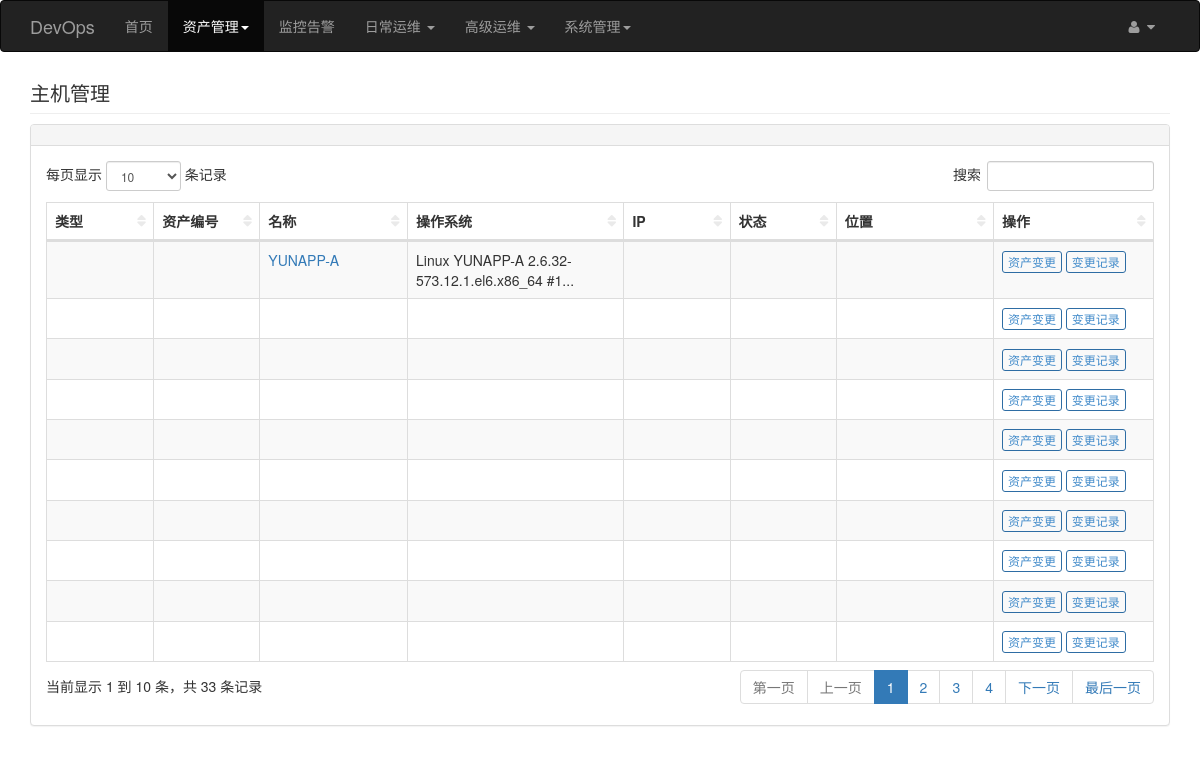
/inventory/index (signed in), run on an earlier commit of the app's database.
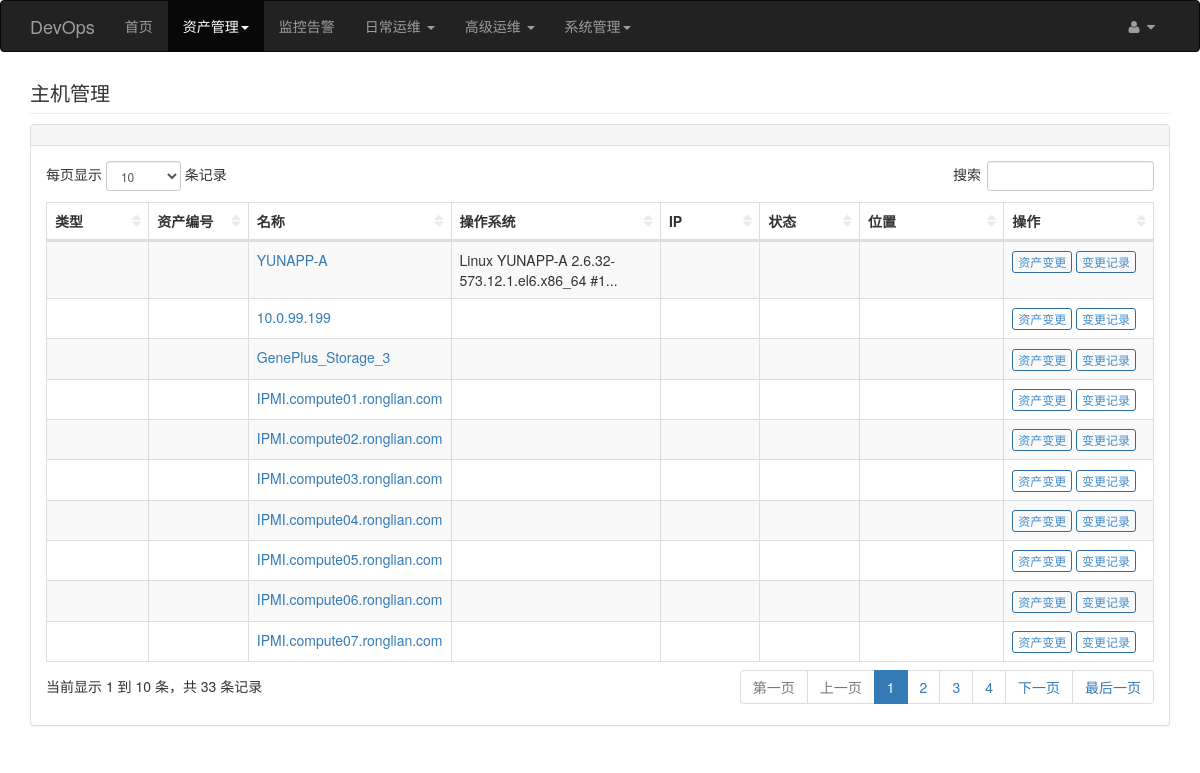
And on a later commit of the database.
### app/models.py (models this page shows, shortened)
class Base(db.Model):
    __abstract__ = True
    id = db.Column(db.Integer, primary_key=True)
    created_at = db.Column(db.DateTime, default=datetime.now)
    updated_at = db.Column(db.DateTime, default=datetime.now, onupdate=datetime.now)
    def __getitem__(self, item):
        return self.__dict__[item]

class Inventory(Base):
    __tablename__ = 'inventorys'
    hostid = db.Column(db.Integer, default=0)
    type = db.Column(db.String(50))
    brand = db.Column(db.String(100))
    asset_tag = db.Column(db.String(50))
    name = db.Column(db.String(50))
    used = db.Column(db.TEXT())
    os = db.Column(db.String(100))
    os_short = db.Column(db.String(50))
    os_digits = db.Column(db.String(50))
    os_full = db.Column(db.TEXT())
    mac_address = db.Column(db.String(50))
    serial_no = db.Column(db.String(50))
    host_networks = db.Column(db.TEXT())
    host_netmask = db.Column(db.String(50))
    host_router = db.Column(db.String(50))
    oob_ip = db.Column(db.String(50))
    oob_netmask = db.Column(db.String(50))
    oob_router = db.Column(db.String(50))
    date_hw_purchase = db.Column(db.String(50))
    date_hw_install = db.Column(db.String(50))
    date_hw_expiry = db.Column(db.String(50))
    date_hw_decomm = db.Column(db.String(50))
    cabinet = db.Column(db.String(100))
    rack = db.Column(db.String(100))
    location = db.Column(db.TEXT())
    department = db.Column(db.String(100))
    contact = db.Column(db.String(50))
    contact_tel = db.Column(db.String(50))
    contact_phone = db.Column(db.String(50))
    contact_email = db.Column(db.String(50))
    notes = db.Column(db.TEXT())
    hosts = db.relationship('Host', backref='inventory', lazy='dynamic')
    inventory_updates = db.relationship('InventoryUpdate', backref='inventory', lazy='dynamic')
    def ips(self):
        return ','.join([h.ip for h in self.hosts])
    def status_name(self):
        return ''
    def status_color(self):
        return ''

### app/inventory/views.py (the view)
@inventory.route('/index', methods=['GET'])
@login_required
def index():
    header = u'管理'
    objects = Inventory.query.all()
    return _render('index', locals())

### app/auth/views.py (called while the page is built)
@auth.before_app_request
def before_request():
    if current_user.is_authenticated:
        if not current_user.confirmed \
                and request.endpoint \
                and request.endpoint[:5] != 'auth.' \
                and request.endpoint != 'static':
            return redirect(url_for('auth.unconfirmed'))

### app/inventory/views.py (called while the page is built)
def _render(content, kwargs={}):
    new_header = MODULE_NAME + kwargs.get('header', '')
    kwargs.update(title_name=MODULE_NAME, header=new_header)
    html = "inventory/%s.html" % content
    return render_template(html, **kwargs)

### app/models.py (called while the page is built)
    @login_manager.user_loader
    def load_user(user_id):
        return User.query.get(int(user_id))

### app/templates/inventory/index.html (shortened to what this page needs)
{% extends "extends/base_table.html" %}
{% block table_content %}
    {% import 'macros/render_btn.html' as macros %}
    <div class="dataTable_wrapper">
        <table class="table table-striped table-bordered table-hover" id="dataTables-example">
            <thead>
            <tr>
                <th width="10%">类型</th>
                <th width="10%">资产编号</th>
                <th width="10%">名称</th>
                <th width="20%">操作系统</th>
                <th width="10%">IP</th>
                <th width="10%">状态</th>
                <th width="15%">位置</th>
                <th width="15%">操作</th>
            </tr>
            </thead>
            <tbody>
            {% for obj in objects %}
                <tr>
                    <td>{{ obj.type }}</td>
                    <td>{{ obj.asset_tag }}</td>
                    <td>
                        <a href="{{ url_for('inventory.edit', id=obj.id) }}">
                            {{ obj.name or obj.host }}
                        </a>
                    </td>
                    <td title="{{ obj.os }}">{% if obj.os %}{{ obj.os|truncate(50) }}{% endif %}</td>
                    <td>{{ obj.ips() }}</td>
                    <td class="{{ obj.status_color() }}">{{ obj.status_name() }}</td>
                    <td>{{ obj.location }}</td>
                    <td>
                        {{ macros.render_btn('资产变更', 'inventory.edit', obj.id) }}
                        {{ macros.render_btn('变更记录', 'inventory_update.index', obj.id) }}
                    </td>
                </tr>
            {% endfor %}
            </tbody>
        </table>
    </div>
{% endblock %}

### app/templates/extends/base_table.html
{% extends "extends/base_page.html" %}
{% block page_header %}
    <div class="page-header">
        <h3>{{ header }}</h3>
    </div>
{% endblock %}
{% block page_content %}
    <div class="panel panel-default">
        <div class="panel-heading"></div>
        <div class="panel-body">
            {% block table_content %}{% endblock %}
        </div>
    </div>
{% endblock %}

### app/templates/extends/base_page.html (shortened to what this page needs)
{% extends "extends/base.html" %}
{% block base_content %}
    {% block page_header %}{% endblock %}
    {% block page_content %}{% endblock %}
{% endblock %}

### app/templates/extends/base.html (shortened to what this page needs)
{% extends "bootstrap/base.html" %}
{% block styles %}
    {{ super() }}
    {% include 'includes/load_css.html' %}
{% endblock %}
{% block navbar %}
    {% include 'includes/menu.html' %}
{% endblock %}
{% block content %}
    <div class="container">
        {% import 'macros/render_flash.html' as macros %}
        {% block base_content %}{% endblock %}
    </div>
{% endblock %}

### app/templates/includes/load_css.html
<link rel="stylesheet" href="{{ url_for('static', filename='bs/css/metisMenu.min.css') }}">
<link rel="stylesheet" href="{{ url_for('static', filename='bs/css/dataTables.bootstrap.css') }}">
<link rel="stylesheet" href="{{ url_for('static', filename='bs/css/dataTables.responsive.css') }}">
<link rel="stylesheet" href="{{ url_for('static', filename='bs/css/sb-admin-2.css') }}">
<link rel="stylesheet" href="{{ url_for('static', filename='bs/css/font-awesome.min.css') }}">
<link rel="stylesheet" href="{{ url_for('static', filename='bs/css/bootstrap-datetimepicker.min.css') }}">
<link rel="stylesheet" href="{{ url_for('static', filename='bs/css/multi-select.css') }}">
<link rel="stylesheet" href="{{ url_for('static', filename='bs/css/bootstrap-popover-x.css') }}">
<link rel="stylesheet" href="{{ url_for('static', filename='bs/css/responsive.css') }}">
<link rel="stylesheet" href="{{ url_for('static', filename='jq-chosen/css/bootstrap-chosen.css') }}">
<link rel="stylesheet" href="{{ url_for('static', filename='bs-fileinput/css/fileinput.css') }}">
<link rel="stylesheet" href="{{ url_for('static', filename='bs/css/custom.css') }}">
<link rel="stylesheet" href="{{ url_for('static', filename='bs/css/global.css') }}">

### app/templates/includes/menu.html (shortened to what this page needs)
<div class="navbar navbar-inverse" role="navigation">
    <div class="container">
        <div class="navbar-header">
            <a class="navbar-brand" href="/">DevOps</a>
        </div>
        <div class="navbar-collapse collapse">
            <ul class="nav navbar-nav">
                <li {% if request.path == '/' %} class="active" {% endif %}>
                    <a href="/">首页</a>
                </li>
                <li class="dropdown">
                    <a href="#" class="dropdown-toggle" data-toggle="dropdown" id="dropdownMenu1" role="button"
                       aria-haspopup="true"
                       aria-expanded="false">资产管理<span class="caret"></span></a>
                </li>
                <li {% if 'problem' in request.url_rule.rule %} class="active" {% endif %}>
                    <a href="/problem/index">监控告警</a>
                </li>
                <li class="dropdown">
                    <a href="#" class="dropdown-toggle" data-toggle="dropdown" id="dropdownMenu3" role="button"
                       aria-haspopup="true"
                       aria-expanded="false">日常运维 <span class="caret"></span></a>
                </li>
                <li class="dropdown">
                    <a href="#" class="dropdown-toggle" data-toggle="dropdown" id="dropdownMenu3" role="button"
                       aria-haspopup="true"
                       aria-expanded="false">高级运维 <span class="caret"></span></a>
                </li>
                <li class="dropdown">
                    <a href="#" class="dropdown-toggle" data-toggle="dropdown" id="dropdownMenu2" role="button"
                       aria-haspopup="true"
                       aria-expanded="false">系统管理<span class="caret"></span></a>
                </li>
            </ul>
            <ul class="nav navbar-nav navbar-right">
                <li class="dropdown">
                    <a class="dropdown-toggle" data-toggle="dropdown" href="#" aria-expanded="false">
                        <i class="fa fa-user fa-fw"></i> <i class="fa fa-caret-down"></i>
                    </a>
                        </li>
                    </ul>
        </div>
    </div>
</div>

### app/templates/macros/render_btn.html (shortened to what this page needs)
{% macro render_btn(name, url, id) %}
    <a href="{{ url_for(url, id=id) }}"
       class="btn btn-outline btn-primary btn-xs">{{ name }}
    </a>
{% endmacro %}

### app/static/bs/css/sb-admin-2.css (style rules this page uses)
body { background-color: #f8f8f8; }
.btn-outline { color: inherit; background-color: transparent; transition: all .5s; }
.btn-primary.btn-outline { color: #428bca; }
table.dataTable thead .sorting, table.dataTable thead .sorting_asc, table.dataTable thead .sorting_desc, table.dataTable thead .sorting_asc_disabled, table.dataTable thead .sorting_desc_disabled { background: 0 0; }
table.dataTable thead .sorting_asc:after { content: "\f0de"; float: right; font-family: fontawesome; }
table.dataTable thead .sorting:after { content: "\f0dc"; float: right; font-family: fontawesome; color: rgba(50,50,50,.5); }

### app/static/bs/css/custom.css (style rules this page uses)
.h1, .h2, .h3, h1, h2, h3 { margin-top: 10px; margin-bottom: 0px; }
h3 { font-size: 20px; }
body { background-color: #fff; }
.page-header { margin: 0 0 10px; padding-bottom: 9px; border-bottom: 1px solid #eee; }

What changed in the data, as far as the page shows it:
changed Inventory (number 2 of 10 on the later page): name (not shown) → "10.0.99.199"
changed Inventory: name (not shown) → "GenePlus_Storage_3"
changed Inventory: name (not shown) → "IPMI.compute01.ronglian.com"
changed Inventory: name (not shown) → "IPMI.compute02.ronglian.com"
changed Inventory: name (not shown) → "IPMI.compute03.ronglian.com"
changed Inventory: name (not shown) → "IPMI.compute04.ronglian.com"
changed Inventory: name (not shown) → "IPMI.compute05.ronglian.com"
changed Inventory: name (not shown) → "IPMI.compute06.ronglian.com"
changed Inventory: name (not shown) → "IPMI.compute07.ronglian.com"
